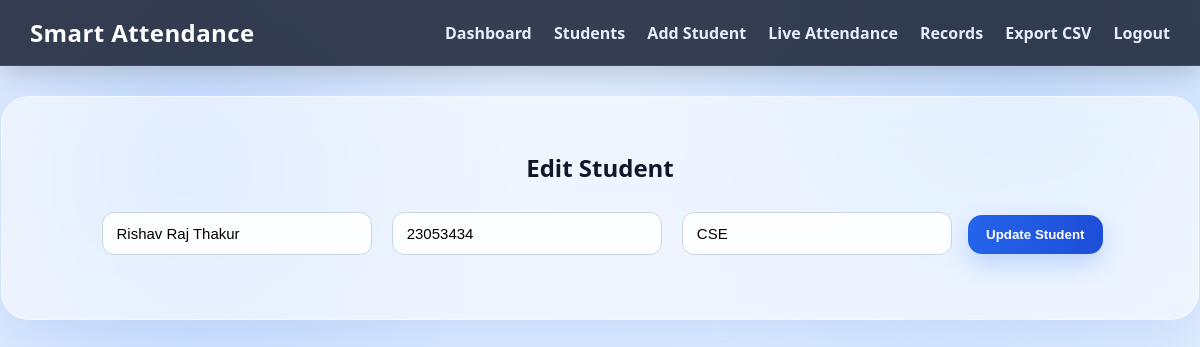
Page /edit_student/36 (signed in) on the committed database.
### tables this page shows
CREATE TABLE students (
            id INTEGER PRIMARY KEY AUTOINCREMENT,
            name TEXT NOT NULL,
            roll TEXT UNIQUE NOT NULL,
            department TEXT NOT NULL
        );

### app.py (the view, shortened to what this page needs)
@app.route("/edit_student/<int:student_id>", methods=["GET", "POST"])
@login_required
def edit_student(student_id):
    conn = get_connection()
    student = conn.execute("SELECT * FROM students WHERE id = ?", (student_id,)).fetchone()
    if not student:
        conn.close()
        flash("Student not found.", "danger")
        return redirect(url_for("students"))
    conn.close()
    return render_template("edit_student.html", student=student)

### app.py (called while the page is built)
def login_required(func):
    @wraps(func)
    def wrapper(*args, **kwargs):
        if "admin_logged_in" not in session:
            flash("Please login first.", "danger")
            return redirect(url_for("login"))
        return func(*args, **kwargs)
    return wrapper

### database.py (called while the page is built)
def get_connection():
    conn = sqlite3.connect(DB_NAME, check_same_thread=False)
    conn.row_factory = sqlite3.Row
    return conn

### templates/edit_student.html
{% extends "layout.html" %}
{% block content %}
<h2>Edit Student</h2>
<form method="POST" class="form-box">
    <input type="text" name="name" value="{{ student.name }}" required>
    <input type="text" name="roll" value="{{ student.roll }}" required>
    <input type="text" name="department" value="{{ student.department }}" required>
    <button type="submit">Update Student</button>
</form>
{% endblock %}

### static/style.css (style rules this page uses)
body { margin: 0; font-family: "Segoe UI", Arial, sans-serif; background: radial-gradient(circle at 15% 20%, rgba(59, 130, 246, 0.22), transparent 28%), radial-gradient(circle at 85% 15%, rgba(96, 165, 250, 0.20), transparent 30%), radial-gradient(circle at 50% 85%, rgba(147, 197, 253, 0.18), transparent 26%), linear-gradient(135deg, #edf4ff 0%, #dbeafe 45%, #eff6ff 100%); color: #1f2937; min-height: 100vh; }
h1, h2 { text-align: center; color: #0f172a; margin-bottom: 20px; }
.form-box, .search-box, .filter-box { text-align: center; margin-bottom: 22px; }
.form-box input, .search-box input, .filter-box input { width: 240px; max-width: 90%; padding: 12px 14px; margin: 8px; border: 1px solid #cbd5e1; border-radius: 12px; font-size: 15px; outline: none; background: rgba(255, 255, 255, 0.88); transition: 0.2s ease; }
button, .btn-small { background: linear-gradient(90deg, #2563eb, #1d4ed8); color: white; border: none; padding: 12px 18px; border-radius: 14px; cursor: pointer; text-decoration: none; display: inline-block; font-weight: 600; margin: 4px; transition: 0.25s ease; box-shadow: 0 10px 24px rgba(37, 99, 235, 0.22); }

### rows in the picture
students: name "Rishav Raj Thakur", roll "23053434", department "CSE"
